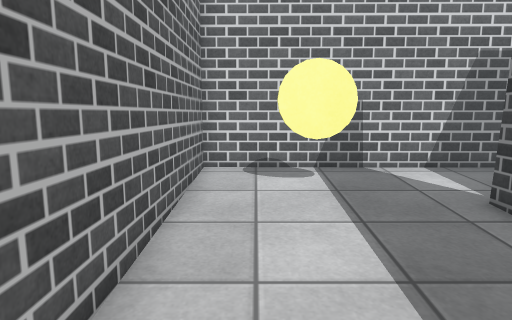
view 1 (above)

12 first-person views from a walk through a 3-D level made in the Unity game engine. The camera is 1.2 m above the floor, tilts 8° down and sees 75° across. The floor is counted in squares, 0.5 m on a side. Each view is taken from the middle of a square. On the plan, view 1 faces up. The plan holds only what a view shows up to about 20 squares ahead; the rest is blank. The place goes on beyond the plan. The player character is not drawn. Surface patterns are stand-ins for the level's own textures.

view 2
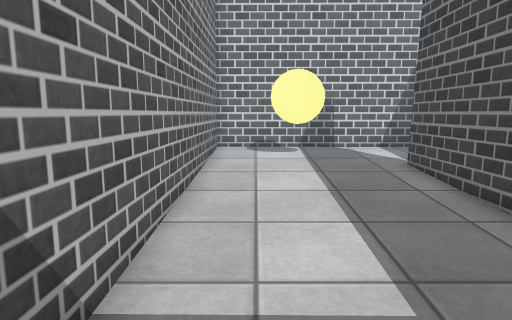

view 3
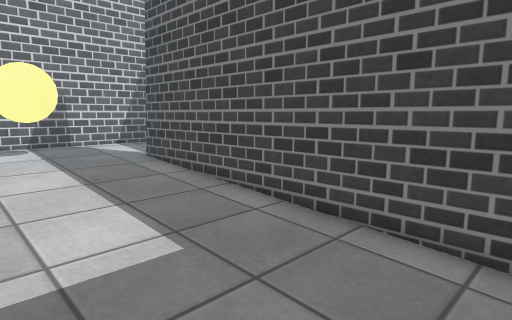

view 4
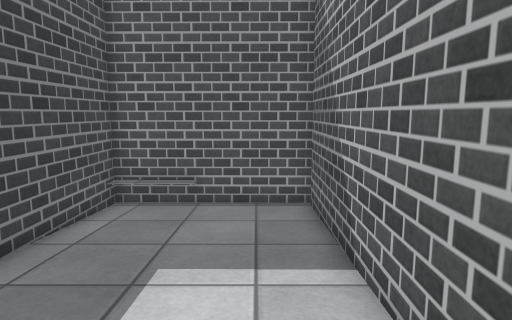

view 5
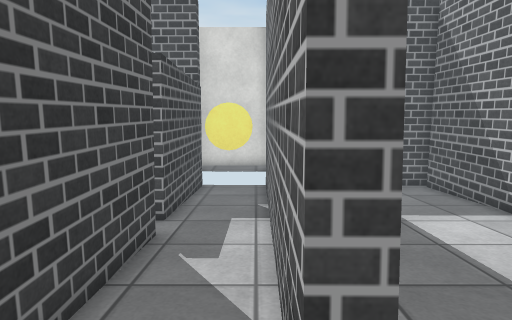

view 6
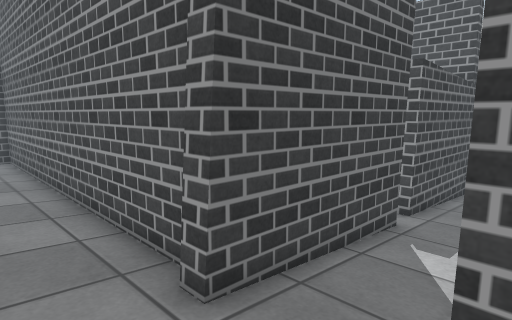

view 7
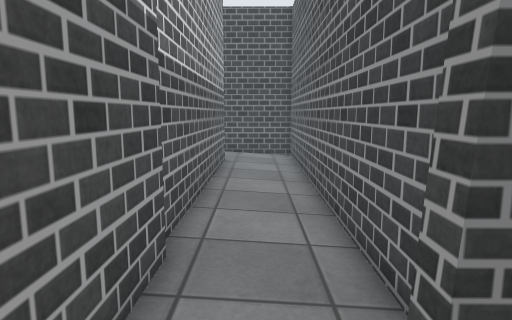

view 8
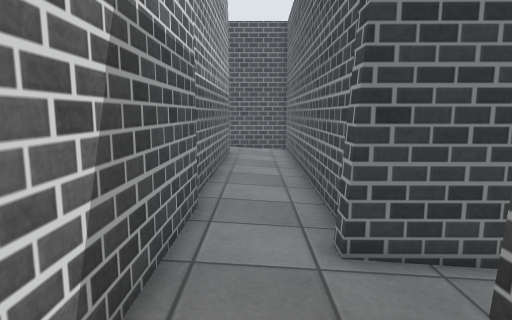

view 9
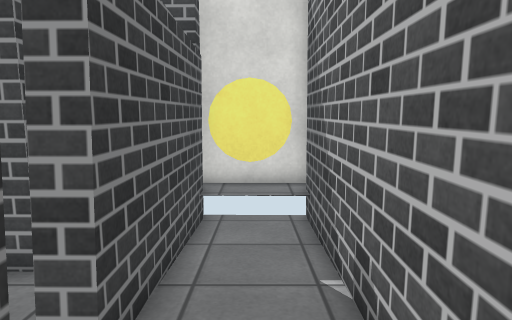

view 10
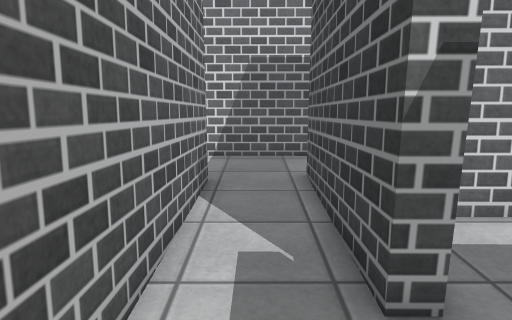

view 11
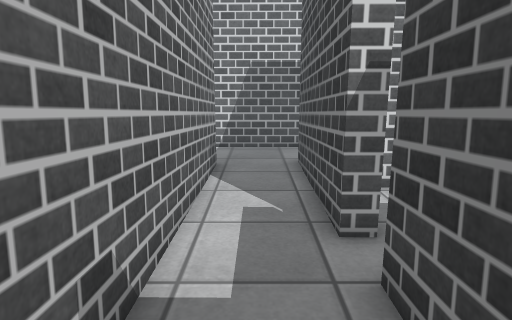

view 12
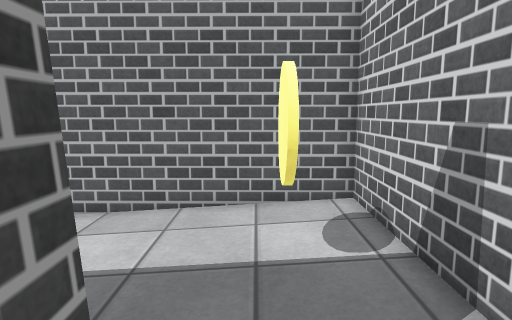

### Floor plan
Key: @ floor where view 1 was taken; # wall or solid block; x gap in a wall; . main floor; - floor 0.25 m lower than the main floor; _ floor 0.5 m lower than the main floor; Y yellow disc; C cube.
Columns run from 2 left of view 1 to 20 right of it. Each row starts with its distance up from view 1.
 11 #######################
 10 #........  ###.........
  9 #..YY..................
  8 #..YY..................
  7 #......##.#############
  6 #......##.##
  5 #......##.##
  4 #......##.#####
  3 #------##-# --
  2 #------##-# --
  1 #------##-##-
  0 #-@----##--x
 -1 #------##--#-
 -2 #------##--#--
 -3 #------##--# #
 -4 #______##__#
 -5 #______##Y_#
 -6 ##  #####..#
 -7 ########CCC#
 -8         CCC

Positions as (right, up) in squares from view 1, and headings:
1: (0, 0), facing up
2: (0, -4), facing up
3: (-1, -5), facing up-right
4: (0, 5), facing down
5: (6, 9), facing down
6: (5, 10), facing down-right
7: (6, 9), facing right
8: (3, 9), facing right
9: (7, 3), facing down
10: (7, -2), facing up
11: (7, -4), facing up
12: (7, 8), facing left
